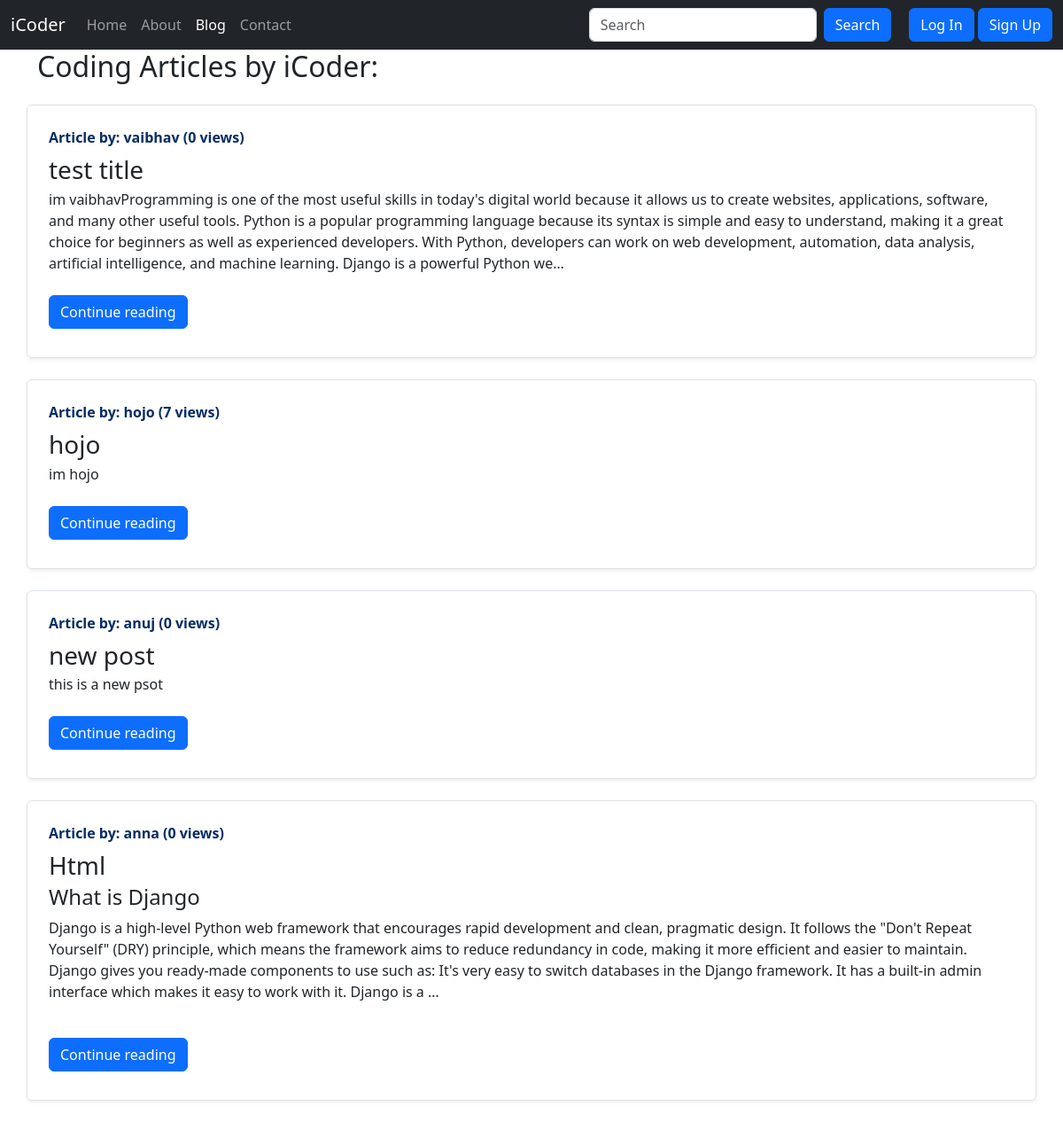
Screenshot of /blog/ with the database file from the repository.
### blog/models.py (models this page shows, shortened)
class Post(models.Model):
    sno = models.AutoField(primary_key=True)
    title=models.CharField(max_length=200)
    content = HTMLField()
    author= models.CharField(max_length=200)
    slug = models.CharField(max_length=200)
    views = models.IntegerField(default=0)
    timestamp=models.DateTimeField(blank=True)

### blog/views.py (the view)
# urls.py: path("", views.blogHome, name = "blogHome"),
def blogHome(request):
    allPosts =Post.objects.all()
    context = {"allPosts":allPosts}
    return render(request, "blog/blogHome.html",context)

### templates/blog/blogHome.html (shortened to what this page needs)
{% extends "base.html" %}
{% block blogactive%}active{% endblock blogactive%}
{% block body %}
<div class="container">
    <h2>Coding Articles by iCoder:</h2>
    {% for post in allPosts %}
    <div class="row border rounded overflow-hidden my-4 shadow-sm">
        <div class="col p-4 d-flex flex-column">
            <strong class="d-inline-block mb-2 text-primary-emphasis">
                Article by: {{ post.author }} ({{post.views}} views)
            </strong>
            <h3 class="mb-0">
                <a class="text-dark text-decoration-none blog-title" href="/blog/{{post.slug}}">{{post.title}}</a>
            </h3>
            <p class="card-text mb-auto">
                <div class="preview">{{ post.content|safe| truncatechars:500 }}
                </div>
            </p>
            <div class="my-2">
                <a href="/blog/{{post.slug}}"class="btn btn-primary">Continue reading</a>
            </div>
        </div>
    </div>
    {% empty %}
    <p>No search results found.</p>
    {% endfor %}
</div>
{% endblock body %}

### rows the page displays
Post: author "vaibhav", views "0", title "test title", content "im vaibhavProgramming is one of the most useful skills in today's digital world because it allows us to create websites, applications, software, and many other useful tools. Python is a popular programming language because its syntax is simple and easy to understand, making it a great choice for beginners as well as experienced developers. With Python, developers can work on web development, automation, data analysis, artificial intelligence, and machine learning. Django is a powerful Python we…"
Post: author "hojo", views "7", title "hojo", content "im hojo"
Post: author "anuj", views "0", title "new post", content "this is a new psot"
Post: author "anna", views "0", title "Html", content "What is Django Django is a high-level Python web framework that encourages rapid development and clean, pragmatic design. It follows the \"Don't Repeat Yourself\" (DRY) principle, which means the framework aims to reduce redundancy in code, making it more efficient and easier to maintain. Django gives you ready-made components to use such as: It's very easy to switch databases in the Django framework. It has a built-in admin interface which makes it easy to work with it. Django is a …"
